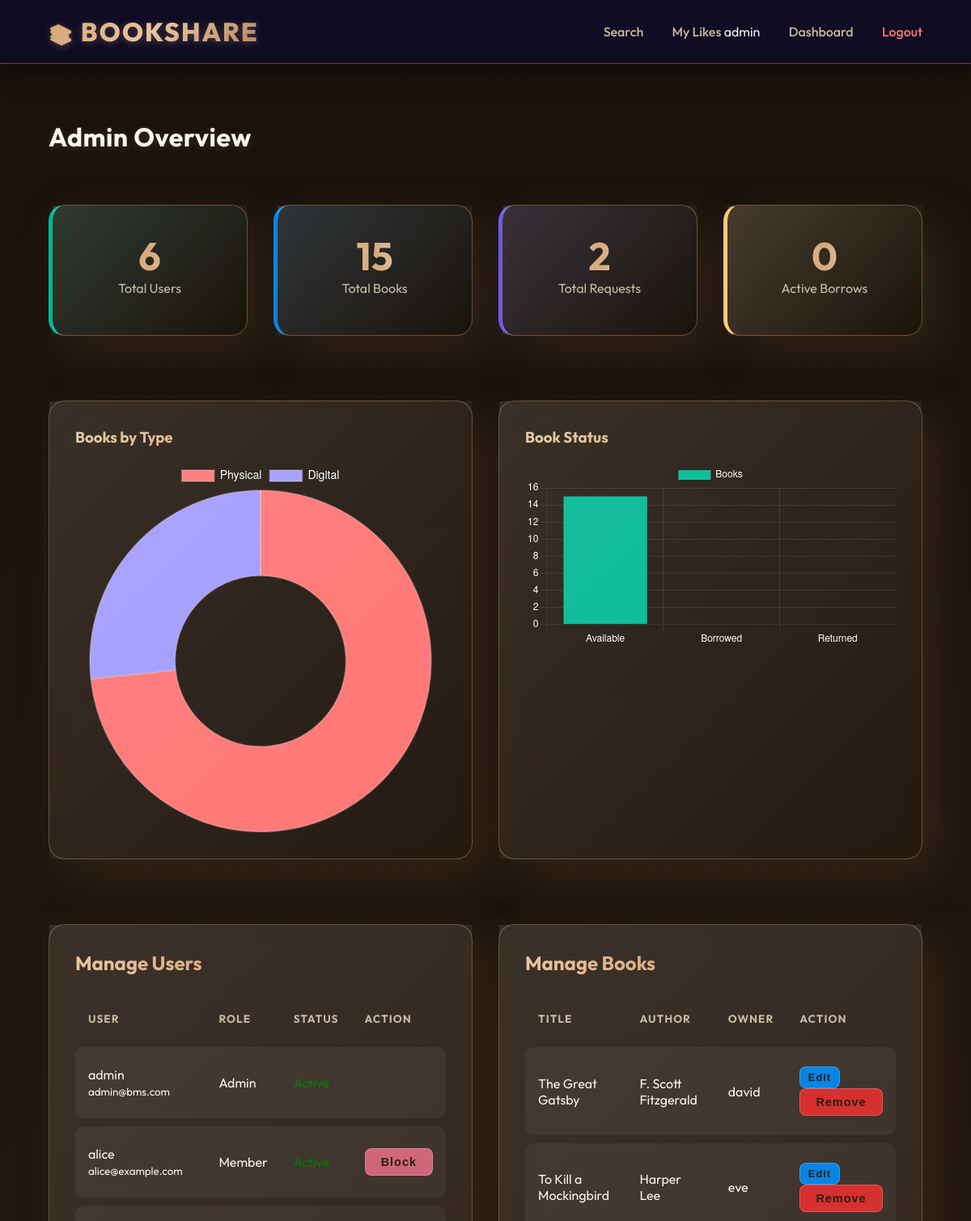
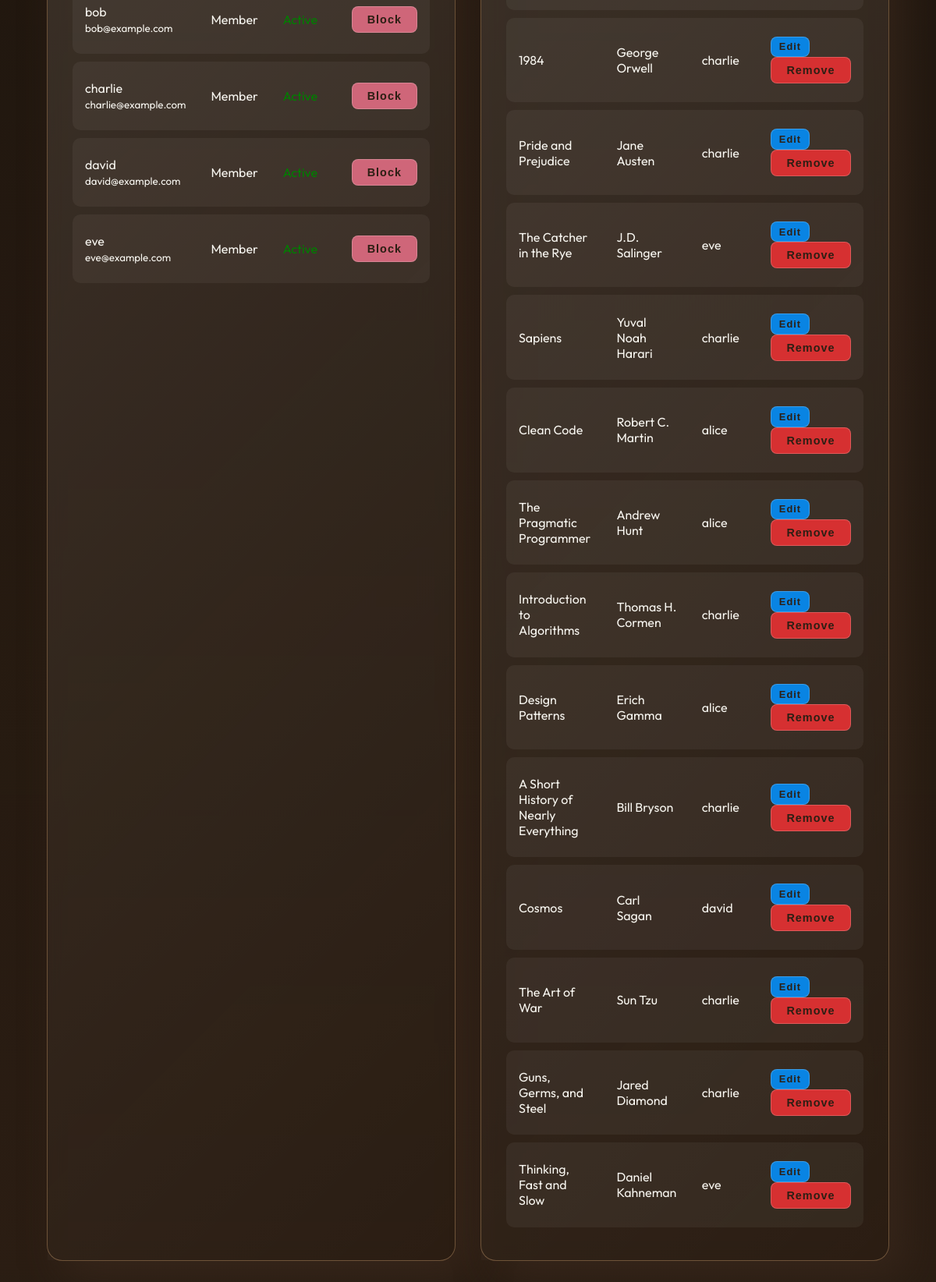
Page /admin (signed in) on the earlier database version (2 pictures, top to bottom).
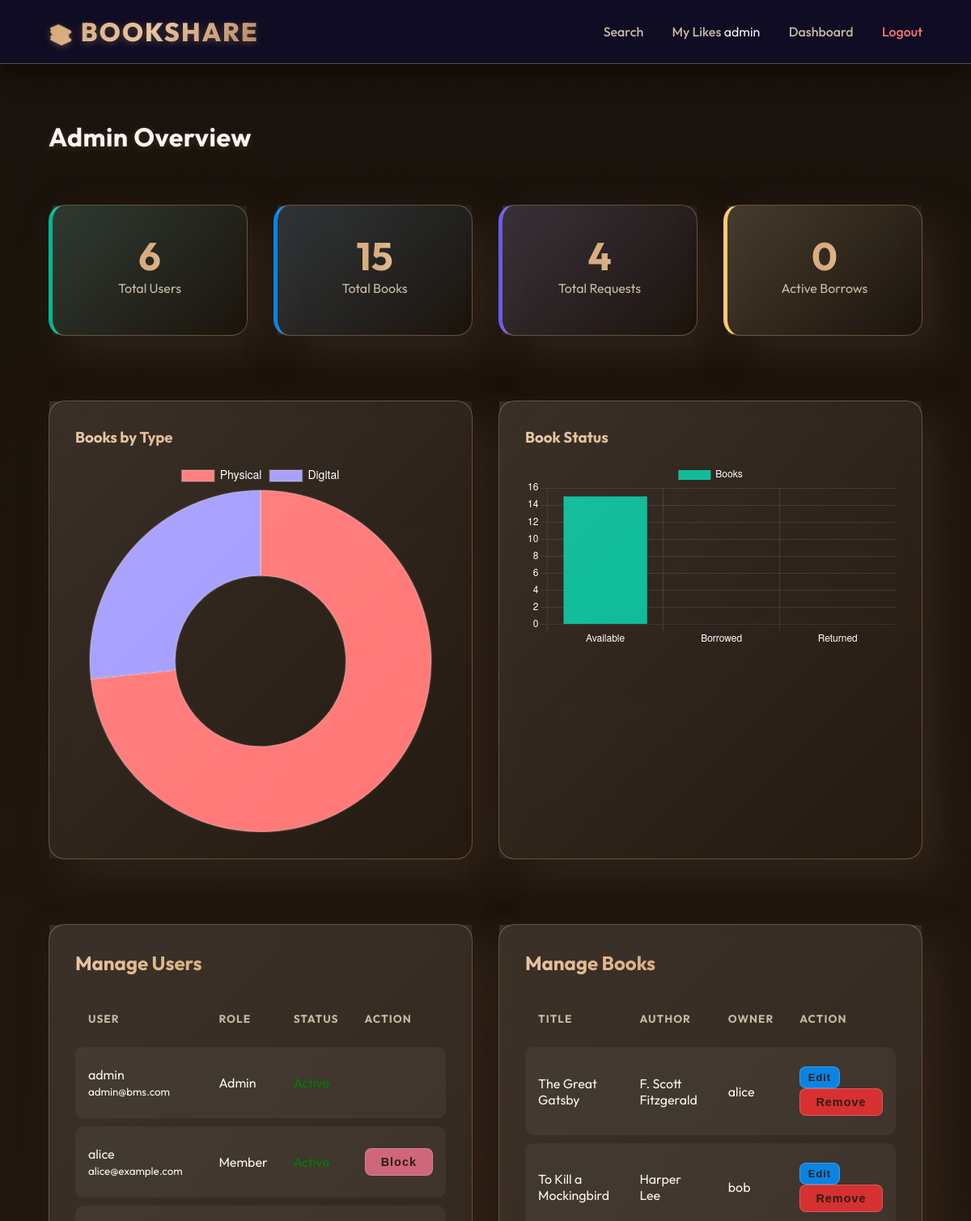
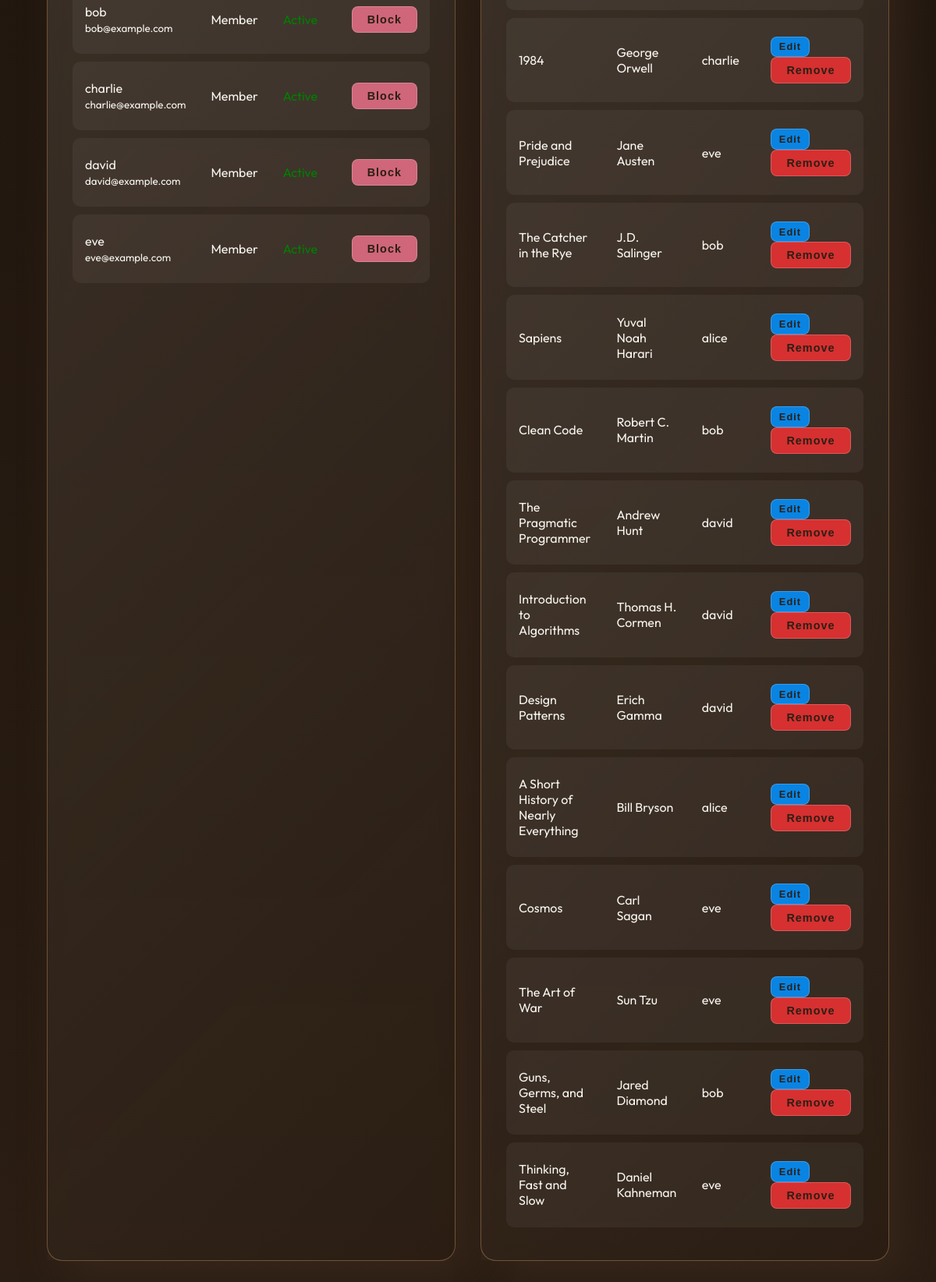
Same page on the later database version (2 pictures, top to bottom).
### models.py (models this page shows, shortened)
class User(UserMixin, db.Model):
    id = db.Column(db.Integer, primary_key=True)
    username = db.Column(db.String(80), unique=True, nullable=False)
    email = db.Column(db.String(120), unique=True, nullable=False)
    password_hash = db.Column(db.String(128))
    role = db.Column(db.String(20), nullable=False, default='Member') # Member or Admin
    is_blocked = db.Column(db.Boolean, default=False)

class Book(db.Model):
    id = db.Column(db.Integer, primary_key=True)
    title = db.Column(db.String(200), nullable=False)
    author = db.Column(db.String(200), nullable=False)
    category = db.Column(db.String(100), nullable=False)
    type = db.Column(db.String(20), nullable=False) # Physical or Digital
    location = db.Column(db.String(200), nullable=True) # New: Physical availability notes
    description = db.Column(db.Text, nullable=True) # New: Book description
    file_link = db.Column(db.String(500), nullable=True) # Link to digital resource
    filename = db.Column(db.String(500), nullable=True) # Uploaded file path
    likes = db.Column(db.Integer, default=0) # New Interactive Feature
    status = db.Column(db.String(20), default='Available') # Available, Borrowed, Returned
    is_deleted = db.Column(db.Boolean, default=False) # Soft delete flag
    owner_id = db.Column(db.Integer, db.ForeignKey('user.id'), nullable=False)
    owner = db.relationship('User', backref=db.backref('books', lazy=True))

### app.py (the view)
@app.route('/admin')
@login_required
def admin_dashboard():
    if current_user.role != 'Admin':
        return "Unauthorized", 403
    users = User.query.all()
    books = Book.query.filter_by(is_deleted=False).all()
    total_users = User.query.count()
    total_books = Book.query.filter_by(is_deleted=False).count()
    total_requests = BorrowRequest.query.count()
    active_borrows = Book.query.filter_by(status='Borrowed', is_deleted=False).count()
    physical_books = Book.query.filter_by(type='Physical', is_deleted=False).count()
    digital_books = Book.query.filter_by(type='Digital', is_deleted=False).count()
    available_books = Book.query.filter_by(status='Available', is_deleted=False).count()
    borrowed_books = Book.query.filter_by(status='Borrowed', is_deleted=False).count()
    returned_books = Book.query.filter_by(status='Returned', is_deleted=False).count()
    return render_template('admin.html',
        users=users,
        books=books,
        total_users=total_users,
        total_books=total_books,
        total_requests=total_requests,
        active_borrows=active_borrows,
        physical_books=physical_books,
        digital_books=digital_books,
        available_books=available_books,
        borrowed_books=borrowed_books,
        returned_books=returned_books
    )

### app.py (called while the page is built)
@login_manager.user_loader
def load_user(user_id):
    return User.query.get(int(user_id))

@app.context_processor
def inject_db_status():
    connected = False
    db_type = "SQLite"
    try:
        from sqlalchemy import text
        db.session.execute(text('SELECT 1'))
        connected = True
        uri = app.config.get('SQLALCHEMY_DATABASE_URI', '')
        if 'postgresql' in uri:
            db_type = "Postgres"
        elif '/tmp/' in uri:
            db_type = "SQLite (Temp)"
    except:
        connected = False
    return dict(db_connected=connected, db_type=db_type)

### templates/admin.html (shortened to what this page needs)
{% extends 'base.html' %}
{% block body_class %}page-admin{% endblock %}
{% block content %}
<h1 style="margin-bottom: 2rem;">Admin Overview</h1>
<div class="grid" style="margin-bottom: 3rem; grid-template-columns: repeat(auto-fit, minmax(200px, 1fr));">
    <div class="card"
        style="text-align: center; border-left: 5px solid #00b894; background: linear-gradient(135deg, rgba(0,184,148,0.1), transparent);">
        <h3 style="font-size: 3rem; margin-bottom: 0;">{{ total_users }}</h3>
        <p style="color: var(--text-muted); margin-top: 0;">Total Users</p>
    </div>
    <div class="card"
        style="text-align: center; border-left: 5px solid #0984e3; background: linear-gradient(135deg, rgba(9,132,227,0.1), transparent);">
        <h3 style="font-size: 3rem; margin-bottom: 0;">{{ total_books }}</h3>
        <p style="color: var(--text-muted); margin-top: 0;">Total Books</p>
    </div>
    <div class="card"
        style="text-align: center; border-left: 5px solid #6c5ce7; background: linear-gradient(135deg, rgba(108,92,231,0.1), transparent);">
        <h3 style="font-size: 3rem; margin-bottom: 0;">{{ total_requests }}</h3>
        <p style="color: var(--text-muted); margin-top: 0;">Total Requests</p>
    </div>
    <div class="card"
        style="text-align: center; border-left: 5px solid #fdcb6e; background: linear-gradient(135deg, rgba(253,203,110,0.1), transparent);">
        <h3 style="font-size: 3rem; margin-bottom: 0;">{{ active_borrows }}</h3>
        <p style="color: var(--text-muted); margin-top: 0;">Active Borrows</p>
    </div>
</div>
<div
    style="display: grid; grid-template-columns: repeat(auto-fit, minmax(400px, 1fr)); gap: 2rem; margin-bottom: 3rem;">
    <div class="card" style="padding: 2rem;">
        <h3 style="margin-top: 0;">Books by Type</h3>
        <canvas id="bookTypeChart"></canvas>
    </div>
    <div class="card" style="padding: 2rem;">
        <h3 style="margin-top: 0;">Book Status</h3>
        <canvas id="bookStatusChart"></canvas>
    </div>
</div>
<div class="grid">
    <div class="card" data-tilt style="transform-style: preserve-3d;">
        <h2 style="transform: translateZ(30px);">Manage Users</h2>
        <div style="overflow-x: auto; transform: translateZ(20px);">
            <table>
                <thead>
                    <tr>
                        <th>User</th>
                        <th>Role</th>
                        <th>Status</th>
                        <th>Action</th>
                    </tr>
                </thead>
                <tbody>
                    {% for user in users %}
                    <tr style="transform: translateZ(10px);">
                        <td>{{ user.username }}<br><small>{{ user.email }}</small></td>
                        <td>{{ user.role }}</td>
                        <td>
                            {% if user.is_blocked %}
                            <span style="color: red;">Blocked</span>
                            {% else %}
                            <span style="color: green;">Active</span>
                            {% endif %}
                        </td>
                        <td>
                            {% if user.role != 'Admin' %}
                            <form method="POST" action="{{ url_for('toggle_block_user', id=user.id) }}">
                                <button type="submit" class="btn-small"
                                    style="background: {% if user.is_blocked %}#00b894{% else %}#cf6679{% endif %}; width: auto;">
                                    {% if user.is_blocked %}Unblock{% else %}Block{% endif %}
                                </button>
                            </form>
                            {% endif %}
                        </td>
                    </tr>
                    {% endfor %}
                </tbody>
            </table>
        </div>
    </div>
    <div class="card" data-tilt style="transform-style: preserve-3d;">
        <h2 style="transform: translateZ(30px);">Manage Books</h2>
        <div style="overflow-x: auto; transform: translateZ(20px);">
            <table>
                <thead>
                    <tr>
                        <th>Title</th>
                        <th>Author</th>
                        <th>Owner</th>
                        <th>Action</th>
                    </tr>
                </thead>
                <tbody>
                    {% for book in books %}
                    <tr style="transform: translateZ(10px);">
                        <td>{{ book.title }}</td>
                        <td>{{ book.author }}</td>
                        <td>{{ book.owner.username }}</td>
                        <td>
                            <a href="{{ url_for('edit_book', id=book.id) }}" style="text-decoration: none;">
                                <button class="btn-small"
                                    style="background: #0984e3; padding: 0.3rem 0.6rem; font-size: 0.8rem; width: auto; display: inline-block;">Edit</button>
                            </a>
                            <form method="POST" action="{{ url_for('delete_book_admin', id=book.id) }}"
                                onsubmit="return confirm('Delete this book universally?');" style="display:inline;">
                                <button type="submit" class="btn-small"
                                    style="background: #d63031; width: auto;">Remove</button>
                            </form>
                        </td>
                    </tr>
                    {% endfor %}
                </tbody>
            </table>
        </div>
    </div>
</div>
<script>
    // Books by Type Chart
    const typeCtx = document.getElementById('bookTypeChart').getContext('2d');
    new Chart(typeCtx, {
        type: 'doughnut',
        data: {
            labels: ['Physical', 'Digital'],
            datasets: [{
                data: [{{ physical_books }}, {{ digital_books }}],
        backgroundColor: ['#ff7675', '#a29bfe'],
        borderColor: 'rgba(255,255,255,0.2)',
        borderWidth: 2
    }]
        },
        options: {
        responsive: true,
        plugins: {
            legend: { labels: { color: '#fff', font: { size: 14 } } }
        }
    }
    });
    // Book Status Chart
    const statusCtx = document.getElementById('bookStatusChart').getContext('2d');
    new Chart(statusCtx, {
        type: 'bar',
        data: {
            labels: ['Available', 'Borrowed', 'Returned'],
            datasets: [{
                label: 'Books',
                data: [{{ available_books }}, {{ borrowed_books }}, {{ returned_books }}],
        backgroundColor: ['#00b894', '#fdcb6e', '#636e72'],
        borderWidth: 0
            }]
        },
        options: {
        responsive: true,
        scales: {
            y: {
                beginAtZero: true,
                ticks: { color: '#fff' },
                grid: { color: 'rgba(255,255,255,0.1)' }
            },
            x: {
                ticks: { color: '#fff' },
                grid: { color: 'rgba(255,255,255,0.1)' }
            }
        },
        plugins: {
            legend: { labels: { color: '#fff' } }
        }
    }
    });
</script>
{% endblock %}

### templates/base.html (shortened to what this page needs)
<!DOCTYPE html>
<html lang="en">
<head>
    <link rel="stylesheet" href="{{ url_for('static', filename='style.css') }}">
    <link rel="stylesheet" href="https://cdnjs.cloudflare.com/ajax/libs/font-awesome/6.4.0/css/all.min.css">
</head>
<body class="{% block body_class %}{% endblock %}">
    <nav>
        <a href="{{ url_for('index') }}" class="nav-brand">
            <span style="font-size: 1.5rem;">📚</span> BookShare
        </a>
        <div class="nav-links">
            <a href="{{ url_for('index') }}" class="{% if request.endpoint == 'index' %}active{% endif %}">Search</a>
            {% if current_user.is_authenticated %}
            <a href="{{ url_for('my_likes') }}" class="{% if request.endpoint == 'my_likes' %}active{% endif %}">My
                Likes</a>
            <span>{{ current_user.username }}</span>
            <a href="{{ url_for('dashboard') }}"
                class="{% if request.endpoint == 'dashboard' %}active{% endif %}">Dashboard</a>
            <a href="{{ url_for('logout') }}" style="color: #ff7675;">Logout</a>
            {% else %}
            <a href="{{ url_for('login') }}">Login</a>
            <a href="{{ url_for('register') }}"
                style="color: #00cec9; border: 1px solid #00cec9; padding: 0.5rem 1.5rem; border-radius: 50px;">Sign
                Up</a>
            {% endif %}
        </div>
    </nav>
    <div class="container">
        {% block content %}{% endblock %}
    </div>
</body>
</html>

### static/style.css (style rules this page uses)
:root { --primary: #d4a574; --primary-dark: #b8865f; --secondary: #8b7355; --accent: #e8c4a0; --text-white: #f8f6f0; --text-muted: #c7b8a1; --card-bg: rgba(45, 31, 20, 0.45); --card-border: rgba(212, 165, 116, 0.4); --shadow-light: 0 8px 32px 0 rgba(139, 115, 85, 0.25); --shadow-deep: 20px 20px 50px rgba(61, 43, 31, 0.6); --cozy-glow: rgba(212, 165, 116, 0.2); }
body { margin: 0; font-family: 'Outfit', sans-serif; color: var(--text-white); background-color: #2d1f14; overflow-x: hidden; min-height: 100vh; position: relative; }
body::before { content: ''; position: fixed; top: 0; left: 0; width: 100%; height: 100%; z-index: -1; background-size: cover; background-position: center; background-attachment: fixed; animation: backgroundSlide 100s infinite; }
body::after { content: ''; position: fixed; top: 0; left: 0; width: 100%; height: 100%; z-index: -1; background: linear-gradient(rgba(20, 15, 10, 0.75), rgba(45, 31, 20, 0.85)); pointer-events: none; }
nav { background: rgba(15, 12, 41, 0.85); backdrop-filter: blur(16px); border-bottom: 1px solid var(--card-border); padding: 1.2rem 5%; display: flex; justify-content: space-between; align-items: center; position: sticky; top: 0; z-index: 1000; box-shadow: 0 10px 30px rgba(0, 0, 0, 0.5); transform-style: preserve-3d; }
.nav-brand { font-size: 2rem; font-weight: 800; background: linear-gradient(135deg, #d4a574, #e8c4a0, #b8865f); -webkit-background-clip: text; background-clip: text; -webkit-text-fill-color: transparent; text-transform: uppercase; letter-spacing: 2px; filter: drop-shadow(0 2px 4px rgba(212, 165, 116, 0.3)); }
.nav-links a { color: var(--text-muted); text-decoration: none; margin-left: 2rem; font-weight: 500; position: relative; transition: all 0.3s; }
.nav-links a::after { content: ''; position: absolute; width: 0; height: 2px; bottom: -5px; left: 0; background: var(--secondary); transition: width 0.3s; }
.container { padding: 3rem 5%; max-width: 1400px; margin: 0 auto; }
.grid { display: grid; grid-template-columns: repeat(auto-fit, minmax(350px, 1fr)); gap: 2rem; padding: 2rem 0; width: 100%; }
.card { background: var(--card-bg); border: 1px solid var(--card-border); border-radius: 20px; padding: 2rem; backdrop-filter: blur(10px); box-shadow: var(--shadow-deep); transition: transform 0.3s ease, box-shadow 0.3s ease; position: relative; display: flex; flex-direction: column; }
.card::before { content: ''; position: absolute; top: 0; left: 0; width: 100%; height: 100%; background: linear-gradient(135deg, rgba(255, 255, 255, 0.1) 0%, transparent 100%); pointer-events: none; }
.card h1, .card h2, .card h3 { margin-top: 0; background: linear-gradient(to right, var(--accent), var(--primary), var(--text-white)); -webkit-background-clip: text; background-clip: text; -webkit-text-fill-color: transparent; }
button { background: linear-gradient(45deg, var(--primary), var(--primary-dark)); border: 2px solid var(--accent); color: #2d1f14; padding: 1rem 2rem; border-radius: 50px; font-weight: 700; letter-spacing: 1px; cursor: pointer; box-shadow: 0 10px 20px rgba(139, 115, 85, 0.4); transition: all 0.3s; transform: translateZ(20px); position: relative; overflow: hidden; width: 100%; }
button::before { content: ''; position: absolute; top: 0; left: -100%; width: 100%; height: 100%; background: linear-gradient(90deg, transparent, rgba(255, 255, 255, 0.2), transparent); transition: 0.5s; }
.btn-small { padding: 0.5rem 1.2rem; width: auto; font-size: 0.9rem; border-radius: 8px; background: rgba(255, 255, 255, 0.1); border: 1px solid rgba(255, 255, 255, 0.2); box-shadow: none; }
table { width: 100%; border-collapse: separate; border-spacing: 0 10px; }
th { text-transform: uppercase; font-size: 0.85rem; color: var(--text-muted); letter-spacing: 1px; padding: 1rem; text-align: left; }
td { background: rgba(255, 255, 255, 0.05); padding: 1.5rem 1rem; transition: transform 0.2s; }
tr td:first-child { border-radius: 10px 0 0 10px; }
tr td:last-child { border-radius: 0 10px 10px 0; }
.page-admin { background-image: linear-gradient(rgba(45, 31, 20, 0.80), rgba(30, 20, 14, 0.90)), url('https://images.unsplash.com/photo-1568667256549-094345857637?auto=format&fit=crop&w=2000&q=80'); }
h1 { text-shadow: 0 2px 10px var(--cozy-glow); letter-spacing: 0.5px; }
.container { position: relative; z-index: 1; }

Differences in the rows shown:
changed Book "The Great Gatsby": owner.username "david" → "alice"
changed Book "To Kill a Mockingbird": owner.username "eve" → "bob"
changed Book "Pride and Prejudice": owner.username "charlie" → "eve"
changed Book "The Catcher in the Rye": owner.username "eve" → "bob"
changed Book "Sapiens": owner.username "charlie" → "alice"
changed Book "Clean Code": owner.username "alice" → "bob"
changed Book "The Pragmatic Programmer": owner.username "alice" → "david"
changed Book "Introduction to Algorithms": owner.username "charlie" → "david"
changed Book "Design Patterns": owner.username "alice" → "david"
changed Book "A Short History of Nearly Everything": owner.username "charlie" → "alice"
changed Book "Cosmos": owner.username "david" → "eve"
changed Book "The Art of War": owner.username "charlie" → "eve"
changed Book "Guns, Germs, and Steel": owner.username "charlie" → "bob"
Other differences:
{{ total_requests }}: "2" → "4"
